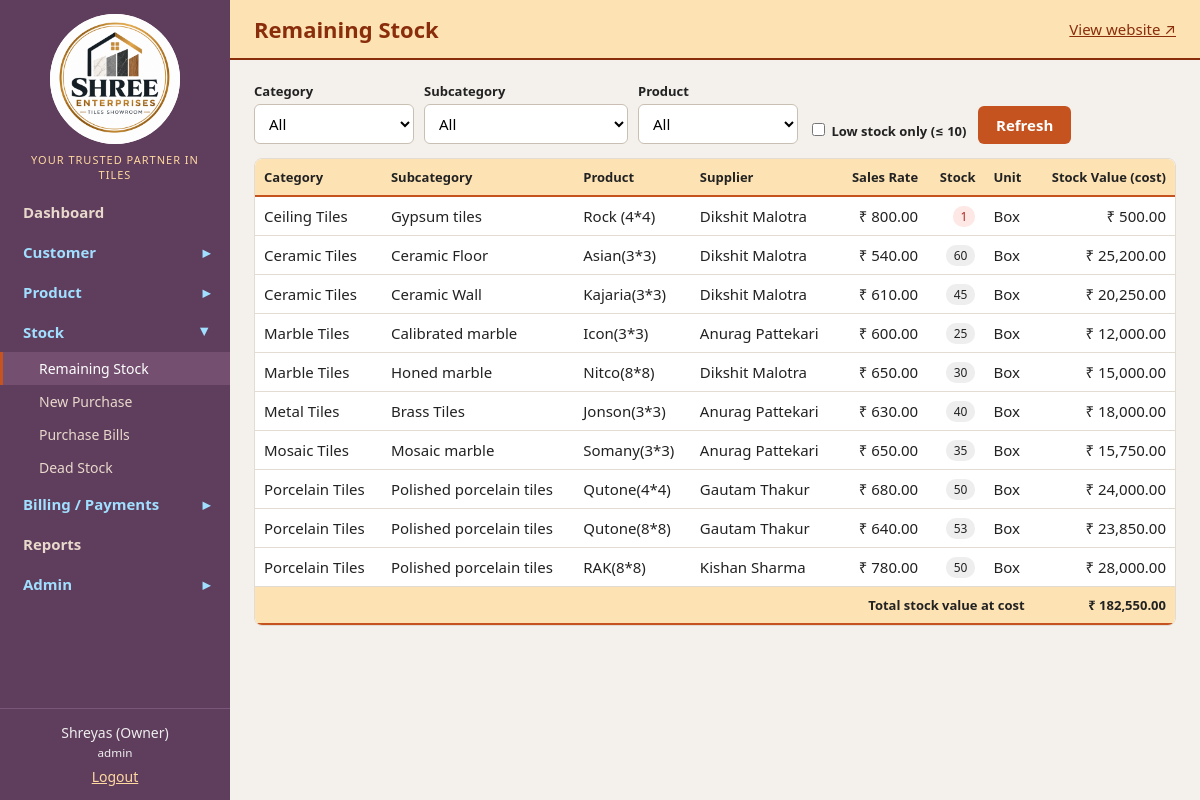
Page /ShreeEnterprises/stock.php (signed in) on the committed database.
### tables this page shows
CREATE TABLE products (
  id INT AUTO_INCREMENT PRIMARY KEY,
  category_id INT NOT NULL,
  subcategory_id INT NOT NULL,
  supplier_id INT NOT NULL,
  name VARCHAR(80) NOT NULL,
  added_date DATE NOT NULL,
  purchase_rate DECIMAL(12,2) NOT NULL,
  sales_rate DECIMAL(12,2) NOT NULL,
  stock_qty INT NOT NULL DEFAULT 0,
  unit VARCHAR(20) NOT NULL DEFAULT 'Box',
  UNIQUE KEY uq_prod (subcategory_id, name),
  CONSTRAINT fk_p_cat FOREIGN KEY (category_id) REFERENCES categories(id),
  CONSTRAINT fk_p_sub FOREIGN KEY (subcategory_id) REFERENCES subcategories(id),
  CONSTRAINT fk_p_sup FOREIGN KEY (supplier_id) REFERENCES suppliers(id)
);

CREATE TABLE categories (
  id INT AUTO_INCREMENT PRIMARY KEY,
  name VARCHAR(50) NOT NULL UNIQUE
);

CREATE TABLE subcategories (
  id INT AUTO_INCREMENT PRIMARY KEY,
  category_id INT NOT NULL,
  name VARCHAR(50) NOT NULL,
  UNIQUE KEY uq_sub (category_id, name),
  CONSTRAINT fk_sub_cat FOREIGN KEY (category_id) REFERENCES categories(id)
);

CREATE TABLE suppliers (
  id INT AUTO_INCREMENT PRIMARY KEY,
  name VARCHAR(80) NOT NULL,
  tie_up_date DATE NOT NULL,
  mobile VARCHAR(15) NOT NULL,
  alt_mobile VARCHAR(15) NULL,
  email VARCHAR(80) NULL,
  aadhar_no VARCHAR(12) NULL,
  pan_no VARCHAR(10) NULL,
  address VARCHAR(255) NULL,
  note VARCHAR(150) NULL,
  created_at TIMESTAMP DEFAULT CURRENT_TIMESTAMP
);

### ShreeEnterprises/includes/functions.php (called while the page is built, shortened)
<?php
class DbStmt {
    private $res;
    public function __construct($res) { $this->res = $res; }
    public function fetchAll(): array { return $this->res ? $this->res->fetch_all(MYSQLI_ASSOC) : []; }
}
class Db {
    public function __construct(mysqli $c) { $this->c = $c; }
}
function db(): Db {
    static $db = null;
    if ($db === null) {
        try {
            $c = new mysqli(DB_HOST, DB_USER, DB_PASS, DB_NAME);
            $c->set_charset('utf8mb4');
            $db = new Db($c);
        } catch (mysqli_sql_exception $e) {
            http_response_code(500);
            $code = (int)$e->getCode();
            $hint = $code === 1049 ? 'The database "' . DB_NAME . '" does not exist yet: import database/shree_enterprises.sql in phpMyAdmin.'
                  : ($code === 1045 ? 'Wrong DB_USER / DB_PASS in config.php.'
                  : 'Is MySQL running in the XAMPP Control Panel? Check DB_HOST in config.php.');
            die('<div style="font-family:sans-serif;max-width:640px;margin:40px auto"><h3>Database connection failed</h3><p>' . $hint .
                '</p><p style="font-size:13px">Config file in use: <code>' . htmlspecialchars(realpath(__DIR__ . '/../config.php')) . '</code><br>User: <code>' .
                htmlspecialchars(DB_USER) . '</code> · Password set in config: <b>' . (DB_PASS === '' ? 'NO (empty)' : 'yes (' . strlen(DB_PASS) . ' characters)') .
                '</b></p><p style="color:#777;font-size:13px">Technical detail: ' . htmlspecialchars($e->getMessage()) . '</p></div>');
        }
    }
    return $db;
}
function q(string $sql, array $params = []): DbStmt {
    try {
        $st = db()->c->prepare($sql);
        $st->execute();
        $res = $st->get_result();
        return new DbStmt($res ?: null);
    } catch (mysqli_sql_exception $e) {
        throw db_error($e);
    }
}
function rows(string $sql, array $p = []): array { return q($sql, $p)->fetchAll(); }
function e($s): string { return htmlspecialchars((string)$s, ENT_QUOTES, 'UTF-8'); }
function money($n): string { return '₹ ' . number_format((float)$n, 2); }
function user(): ?array { return $_SESSION['user'] ?? null; }
function is_admin(): bool { return (user()['role'] ?? '') === 'admin'; }

### ShreeEnterprises/stock.php (the view, shortened to what this page needs)
<?php
require_once __DIR__ . '/includes/functions.php';
$cat = (int)($_GET['cat'] ?? 0); $sub = (int)($_GET['sub'] ?? 0); $prod = (int)($_GET['prod'] ?? 0); $low = isset($_GET['low']);
$sql = 'SELECT p.*, c.name AS category, s.name AS subcategory, sp.name AS supplier FROM products p
        JOIN categories c ON c.id = p.category_id JOIN subcategories s ON s.id = p.subcategory_id JOIN suppliers sp ON sp.id = p.supplier_id WHERE 1=1';
$pr = [];
$list = rows($sql . ' ORDER BY c.name, s.name, p.name', $pr);
$cats = rows('SELECT id, name FROM categories ORDER BY name');
$subs = rows('SELECT id, name FROM subcategories' . ($cat ? ' WHERE category_id = ' . $cat : '') . ' ORDER BY name');
$prods = rows('SELECT id, name FROM products' . ($sub ? ' WHERE subcategory_id = ' . $sub : '') . ' ORDER BY name');
require __DIR__ . '/includes/header.php';
$value = 0;
?>
<form class="bar" method="get">
  <div><label>Category</label><select name="cat" onchange="this.form.sub.value='';this.form.prod.value='';this.form.submit()"><option value="">All</option>
    <?php foreach ($cats as $x): ?><option value="<?= $x['id'] ?>" <?= $cat == $x['id'] ? 'selected' : '' ?>><?= e($x['name']) ?></option><?php endforeach; ?></select></div>
  <div><label>Subcategory</label><select name="sub" onchange="this.form.prod.value='';this.form.submit()"><option value="">All</option>
    <?php foreach ($subs as $x): ?><option value="<?= $x['id'] ?>" <?= $sub == $x['id'] ? 'selected' : '' ?>><?= e($x['name']) ?></option><?php endforeach; ?></select></div>
  <div><label>Product</label><select name="prod"><option value="">All</option>
    <?php foreach ($prods as $x): ?><option value="<?= $x['id'] ?>" <?= $prod == $x['id'] ? 'selected' : '' ?>><?= e($x['name']) ?></option><?php endforeach; ?></select></div>
  <div><label><input type="checkbox" name="low" value="1" style="width:auto" <?= $low ? 'checked' : '' ?>> Low stock only (≤ <?= LOW_STOCK_LIMIT ?>)</label></div>
  <button class="btn">Refresh</button>
</form>
<div class="tw"><table>
<tr><th>Category</th><th>Subcategory</th><th>Product</th><?php if (is_admin()): ?><th>Supplier</th><?php endif; ?><th class="r">Sales Rate</th><th class="r">Stock</th><th>Unit</th><?php if (is_admin()): ?><th class="r">Stock Value (cost)</th><?php endif; ?></tr>
<?php foreach ($list as $p): $value += $p['stock_qty'] * $p['purchase_rate']; ?>
<tr><td><?= e($p['category']) ?></td><td><?= e($p['subcategory']) ?></td><td><?= e($p['name']) ?></td>
<?php if (is_admin()): ?><td><?= e($p['supplier']) ?></td><?php endif; ?>
<td class="r"><?= money($p['sales_rate']) ?></td>
<td class="r"><span class="badge <?= $p['stock_qty'] <= LOW_STOCK_LIMIT ? 'low' : '' ?>"><?= $p['stock_qty'] ?></span></td><td><?= e($p['unit']) ?></td>
<?php if (is_admin()): ?><td class="r"><?= money($p['stock_qty'] * $p['purchase_rate']) ?></td><?php endif; ?></tr>
<?php endforeach; if (!$list): ?><tr><td colspan="8">No products match.</td></tr><?php endif; ?>
<?php if ($list && is_admin()): ?><tr><th colspan="7" class="r">Total stock value at cost</th><th class="r"><?= money($value) ?></th></tr><?php endif; ?>
</table></div>
<?php require __DIR__ . '/includes/footer.php'; ?>

### ShreeEnterprises/assets/css/style.css (style rules this page uses)
:root { --brand:#8a2d0b;--brand2:#c4531f;--ink:#222;--bg:#f4f1ec;--card:#fff;--line:#e2dcd2;--ok:#1f7a3f;--err:#b3261e;--accent:#fde3b4 }
* { box-sizing:border-box }
body { margin:0;font-family:system-ui,-apple-system,"Segoe UI",Roboto,sans-serif;background:var(--bg);color:var(--ink);font-size:15px }
label { display:block;font-weight:600;font-size:13px;margin-bottom:4px }
input,select,textarea { width:100%;padding:8px 10px;border:1px solid #c9c0b3;border-radius:6px;font:inherit;background:#fff }
.btn { display:inline-block;background:var(--brand2);color:#fff;border:0;padding:9px 18px;border-radius:6px;cursor:pointer;font:inherit;font-weight:600;text-decoration:none }
table { width:100%;border-collapse:collapse;background:#fff }
th { background:var(--accent);text-align:left;padding:9px;font-size:13px;border-bottom:2px solid var(--brand2) }
td { padding:8px 9px;border-bottom:1px solid var(--line);vertical-align:middle }
.tw { overflow-x:auto;border:1px solid var(--line);border-radius:8px }
.r { text-align:right }
.bar { display:flex;gap:10px;align-items:end;flex-wrap:wrap;margin-bottom:14px }
.bar>div { min-width:160px }
.badge { display:inline-block;padding:2px 8px;border-radius:10px;font-size:12px;background:#eee }
.badge.low { background:#fde8e6;color:var(--err) }

### rows in the picture
products: category.name "Ceiling Tiles", subcategory.name "Gypsum tiles", name "Rock (4*4)", supplier.name "Dikshit Malotra", sales_rate "₹ 800.00", stock_qty "1", unit "Box", money($p['stock_qty'] * $p['purchase_rate']) "₹ 500.00"
products: category.name "Ceramic Tiles", subcategory.name "Ceramic Floor", name "Asian(3*3)", supplier.name "Dikshit Malotra", sales_rate "₹ 540.00", stock_qty "60", unit "Box", money($p['stock_qty'] * $p['purchase_rate']) "₹ 25,200.00"
products: category.name "Ceramic Tiles", subcategory.name "Ceramic Wall", name "Kajaria(3*3)", supplier.name "Dikshit Malotra", sales_rate "₹ 610.00", stock_qty "45", unit "Box", money($p['stock_qty'] * $p['purchase_rate']) "₹ 20,250.00"
products: category.name "Marble Tiles", subcategory.name "Calibrated marble", name "Icon(3*3)", supplier.name "Anurag Pattekari", sales_rate "₹ 600.00", stock_qty "25", unit "Box", money($p['stock_qty'] * $p['purchase_rate']) "₹ 12,000.00"
products: category.name "Marble Tiles", subcategory.name "Honed marble", name "Nitco(8*8)", supplier.name "Dikshit Malotra", sales_rate "₹ 650.00", stock_qty "30", unit "Box", money($p['stock_qty'] * $p['purchase_rate']) "₹ 15,000.00"
products: category.name "Metal Tiles", subcategory.name "Brass Tiles", name "Jonson(3*3)", supplier.name "Anurag Pattekari", sales_rate "₹ 630.00", stock_qty "40", unit "Box", money($p['stock_qty'] * $p['purchase_rate']) "₹ 18,000.00"
products: category.name "Mosaic Tiles", subcategory.name "Mosaic marble", name "Somany(3*3)", supplier.name "Anurag Pattekari", sales_rate "₹ 650.00", stock_qty "35", unit "Box", money($p['stock_qty'] * $p['purchase_rate']) "₹ 15,750.00"
products: category.name "Porcelain Tiles", subcategory.name "Polished porcelain tiles", name "Qutone(4*4)", supplier.name "Gautam Thakur", sales_rate "₹ 680.00", stock_qty "50", unit "Box", money($p['stock_qty'] * $p['purchase_rate']) "₹ 24,000.00"
products: category.name "Porcelain Tiles", subcategory.name "Polished porcelain tiles", name "Qutone(8*8)", supplier.name "Gautam Thakur", sales_rate "₹ 640.00", stock_qty "53", unit "Box", money($p['stock_qty'] * $p['purchase_rate']) "₹ 23,850.00"
products: category.name "Porcelain Tiles", subcategory.name "Polished porcelain tiles", name "RAK(8*8)", supplier.name "Kishan Sharma", sales_rate "₹ 780.00", stock_qty "50", unit "Box", money($p['stock_qty'] * $p['purchase_rate']) "₹ 28,000.00"

### other values in the picture
SHOP_TAGLINE "YOUR TRUSTED PARTNER IN TILES"
$glabel "Dashboard"
$glabel "Customer"
$glabel "Product"
$glabel "Stock"
$label "Remaining Stock"
$label "New Purchase"
$label "Purchase Bills"
$label "Dead Stock"
$glabel "Billing / Payments"
$glabel "Reports"
$glabel "Admin"
user()['full_name'] "Shreyas (Owner)"
user()['role'] "admin"
$page_title "Remaining Stock"
